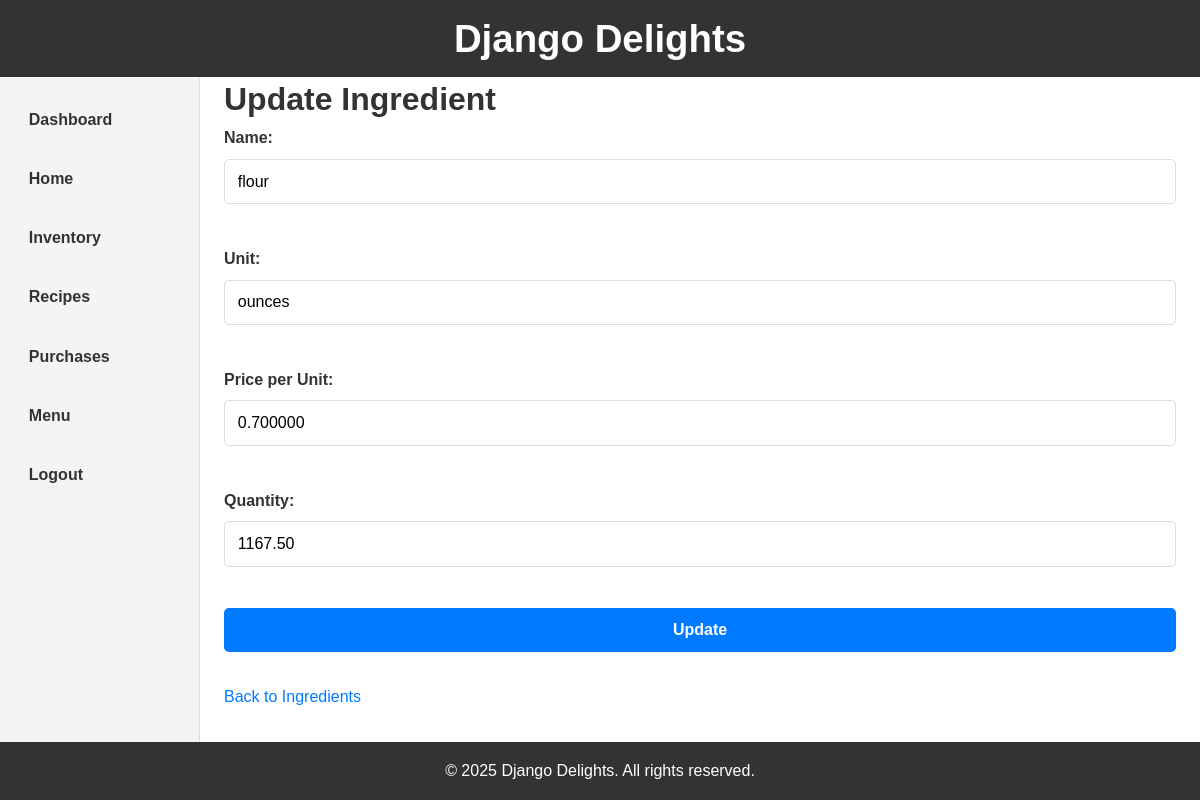
The app's page /ingredients/update/4/ (signed in) with its own data.
### inventory/models.py (models this page shows, shortened)
class Ingredient(models.Model):
    name = models.CharField(max_length=100, unique=True)
    unit = models.CharField(max_length=100,)
    price_per_unit = models.DecimalField(max_digits=10, decimal_places=6)
    quantity = models.DecimalField(max_digits=10, decimal_places=2)

### inventory/views.py (the view, shortened to what this page needs)
# urls.py: path('ingredients/update/<int:pk>/', views.update_ingredient, name='update_ingredient'),
@login_required
def update_ingredient(request, pk):
    ingredient = Ingredient.objects.get(id=pk)
    return render(request, "update_ingredient.html", {"ingredient": ingredient})

### templates/update_ingredient.html (shortened to what this page needs)
{% extends 'base.html' %}
{% block content %}
<h1>Update Ingredient</h1>
<form method="post">
    <label>Name:</label>
    <input type="text" name="name" value="{{ ingredient.name }}" required><br>
    <label>Unit:</label>
    <input type="text" name="unit" value="{{ ingredient.unit }}" required><br>
    <label>Price per Unit:</label>
    <input type="number" step="0.01" name="price_per_unit" value="{{ ingredient.price_per_unit }}" required><br>
    <label>Quantity:</label>
    <input type="number" step="0.01" name="quantity" value="{{ ingredient.quantity }}" required><br>
    <button type="submit">Update</button>
</form>
<a href="{% url 'inventory' %}">Back to Ingredients</a>
{% endblock %}

### static/css/style.css (style rules this page uses)
* { margin: 0; padding: 0; box-sizing: border-box; }
body { font-family: Arial, sans-serif; background-color: #f9f9f9; color: #333; line-height: 1.6; display: flex; flex-direction: column; height: 100vh; overflow: hidden; }
a { text-decoration: none; color: #007bff; }
form { margin-bottom: 2rem; }
form label { display: block; margin-bottom: 0.5rem; font-weight: bold; }
form input, form select, form button { display: block; width: 100%; padding: 0.8rem; margin-bottom: 1rem; border: 1px solid #ddd; border-radius: 5px; font-size: 1rem; }
form button { background-color: #007bff; color: white; border: none; cursor: pointer; font-weight: bold; transition: background-color 0.2s ease; }

### records on screen
Ingredient: name "flour", unit "ounces", price_per_unit "0.700000", quantity "1167.50"
